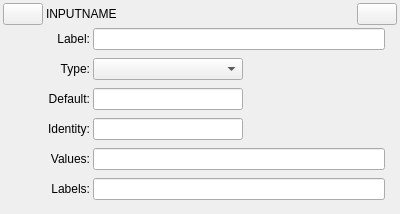
<?xml version="1.0" encoding="UTF-8"?>
<ui version="4.0">
 <class>JSONGUIInputLong</class>
 <widget class="QWidget" name="JSONGUIInputLong">
  <property name="geometry">
   <rect>
    <x>0</x>
    <y>0</y>
    <width>400</width>
    <height>214</height>
   </rect>
  </property>
  <property name="windowTitle">
   <string>Form</string>
  </property>
  <layout class="QVBoxLayout" name="verticalLayout">
   <property name="spacing">
    <number>3</number>
   </property>
   <property name="leftMargin">
    <number>3</number>
   </property>
   <property name="topMargin">
    <number>3</number>
   </property>
   <property name="rightMargin">
    <number>3</number>
   </property>
   <property name="bottomMargin">
    <number>3</number>
   </property>
   <item>
    <layout class="QGridLayout" name="gridLayout">
     <item row="0" column="0">
      <widget class="QPushButton" name="pushButton">
       <property name="sizePolicy">
        <sizepolicy hsizetype="Fixed" vsizetype="Fixed">
         <horstretch>0</horstretch>
         <verstretch>0</verstretch>
        </sizepolicy>
       </property>
       <property name="text">
        <string/>
       </property>
      </widget>
     </item>
     <item row="0" column="1">
      <widget class="QLabel" name="label">
       <property name="text">
        <string>INPUTNAME</string>
       </property>
       <property name="alignment">
        <set>Qt::AlignLeading|Qt::AlignLeft|Qt::AlignVCenter</set>
       </property>
      </widget>
     </item>
     <item row="0" column="2">
      <widget class="QPushButton" name="pushButton_2">
       <property name="sizePolicy">
        <sizepolicy hsizetype="Fixed" vsizetype="Fixed">
         <horstretch>0</horstretch>
         <verstretch>0</verstretch>
        </sizepolicy>
       </property>
       <property name="text">
        <string/>
       </property>
      </widget>
     </item>
    </layout>
   </item>
   <item>
    <layout class="QFormLayout" name="formLayout">
     <property name="fieldGrowthPolicy">
      <enum>QFormLayout::ExpandingFieldsGrow</enum>
     </property>
     <property name="verticalSpacing">
      <number>8</number>
     </property>
     <property name="leftMargin">
      <number>12</number>
     </property>
     <property name="rightMargin">
      <number>12</number>
     </property>
     <item row="0" column="0">
      <widget class="QLabel" name="label_2">
       <property name="minimumSize">
        <size>
         <width>75</width>
         <height>0</height>
        </size>
       </property>
       <property name="text">
        <string>Label:</string>
       </property>
       <property name="alignment">
        <set>Qt::AlignRight|Qt::AlignTrailing|Qt::AlignVCenter</set>
       </property>
      </widget>
     </item>
     <item row="0" column="1">
      <widget class="QLineEdit" name="lineEdit"/>
     </item>
     <item row="1" column="0">
      <widget class="QLabel" name="label_3">
       <property name="minimumSize">
        <size>
         <width>75</width>
         <height>0</height>
        </size>
       </property>
       <property name="text">
        <string>Type:</string>
       </property>
       <property name="alignment">
        <set>Qt::AlignRight|Qt::AlignTrailing|Qt::AlignVCenter</set>
       </property>
      </widget>
     </item>
     <item row="1" column="1">
      <widget class="QComboBox" name="comboBox">
       <property name="sizePolicy">
        <sizepolicy hsizetype="Fixed" vsizetype="Fixed">
         <horstretch>0</horstretch>
         <verstretch>0</verstretch>
        </sizepolicy>
       </property>
       <property name="minimumSize">
        <size>
         <width>150</width>
         <height>0</height>
        </size>
       </property>
      </widget>
     </item>
     <item row="2" column="0">
      <widget class="QLabel" name="label_4">
       <property name="minimumSize">
        <size>
         <width>75</width>
         <height>0</height>
        </size>
       </property>
       <property name="text">
        <string>Default:</string>
       </property>
       <property name="alignment">
        <set>Qt::AlignRight|Qt::AlignTrailing|Qt::AlignVCenter</set>
       </property>
      </widget>
     </item>
     <item row="3" column="0">
      <widget class="QLabel" name="label_5">
       <property name="minimumSize">
        <size>
         <width>75</width>
         <height>0</height>
        </size>
       </property>
       <property name="text">
        <string>Identity:</string>
       </property>
       <property name="alignment">
        <set>Qt::AlignRight|Qt::AlignTrailing|Qt::AlignVCenter</set>
       </property>
      </widget>
     </item>
     <item row="4" column="0">
      <widget class="QLabel" name="label_6">
       <property name="minimumSize">
        <size>
         <width>75</width>
         <height>0</height>
        </size>
       </property>
       <property name="text">
        <string>Values:</string>
       </property>
       <property name="alignment">
        <set>Qt::AlignRight|Qt::AlignTrailing|Qt::AlignVCenter</set>
       </property>
      </widget>
     </item>
     <item row="5" column="0">
      <widget class="QLabel" name="label_7">
       <property name="minimumSize">
        <size>
         <width>75</width>
         <height>0</height>
        </size>
       </property>
       <property name="text">
        <string>Labels:</string>
       </property>
       <property name="alignment">
        <set>Qt::AlignRight|Qt::AlignTrailing|Qt::AlignVCenter</set>
       </property>
      </widget>
     </item>
     <item row="2" column="1">
      <widget class="QLineEdit" name="lineEdit_2">
       <property name="sizePolicy">
        <sizepolicy hsizetype="Fixed" vsizetype="Fixed">
         <horstretch>0</horstretch>
         <verstretch>0</verstretch>
        </sizepolicy>
       </property>
       <property name="minimumSize">
        <size>
         <width>150</width>
         <height>0</height>
        </size>
       </property>
      </widget>
     </item>
     <item row="3" column="1">
      <widget class="QLineEdit" name="lineEdit_3">
       <property name="sizePolicy">
        <sizepolicy hsizetype="Fixed" vsizetype="Fixed">
         <horstretch>0</horstretch>
         <verstretch>0</verstretch>
        </sizepolicy>
       </property>
       <property name="minimumSize">
        <size>
         <width>150</width>
         <height>0</height>
        </size>
       </property>
      </widget>
     </item>
     <item row="4" column="1">
      <widget class="QLineEdit" name="lineEdit_4"/>
     </item>
     <item row="5" column="1">
      <widget class="QLineEdit" name="lineEdit_5"/>
     </item>
    </layout>
   </item>
  </layout>
 </widget>
 <resources/>
 <connections/>
</ui>
